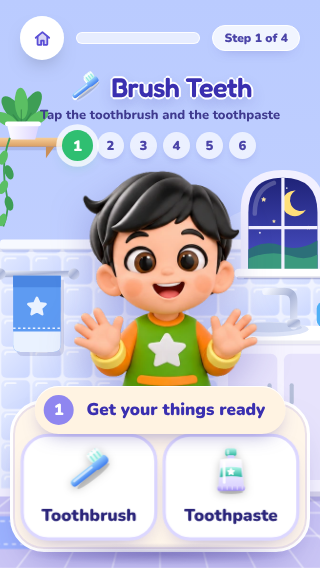
#> input picture s-1.png, 320 x 568 px
$ python clean-coloring.py ../s-1.png ../s-2.png ../s-2.png
#> lines starting #> are read from the running program, lines starting #| are printed output that depends on the picture; after the words box and inside, x2 and y2 are one past the last pixel; in counts of white or black regions, pixels touching at a corner belong together
# Clean a generated colouring page for the Meet Baby Mo colouring screen (www/mo-color.js).
#   python3 tools/clean-coloring.py <input.png|jpg> <pose-name> [<coloured-version.png|jpg>]
# → www/coloring/meet/<pose-name>.png : 1024×1024, pure black lines on pure white, small line gaps closed,
#   specks removed, so every shape fills cleanly with one tap. Then add <pose-name> to www/coloring/meet/pages.js.
import sys, numpy as np
from PIL import Image
from scipy import ndimage
src, pose = sys.argv[1], sys.argv[2]
guide = sys.argv[3] if len(sys.argv) > 3 else None
im = Image.open(src).convert('RGBA')
bg = Image.new('RGBA', im.size, (255, 255, 255, 255)); bg.alpha_composite(im)
#> after `bg = Image.new('RGBA', im.size, (255, 255, 255, 255))`: bg: PIL image 320x568 RGBA; every value is 255
g = np.array(bg.convert('L')).astype(float)
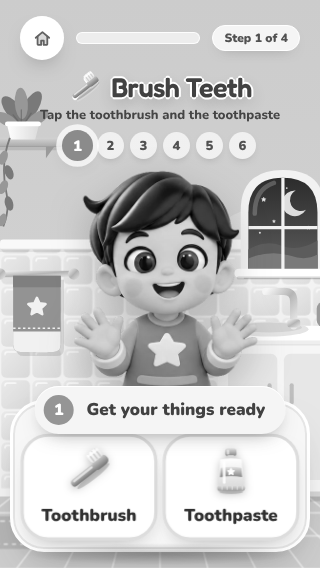
#> g: shape (568, 320) float64; min 1, max 255, mean 199.3
S = 1024; h, w = g.shape; k = S * .94 / max(h, w)               # keep a small white margin
#> after `h, w = g.shape`: h = 568; w = 320
#> after `k = S * 0.94 / max(h, w)`: k = 1.69
g = np.array(Image.fromarray(g.astype(np.uint8)).resize((int(w * k), int(h * k)), Image.LANCZOS)).astype(float)
#> g: shape (962, 542) float64
canvas = np.full((S, S), 255.0); y0, x0 = (S - g.shape[0]) // 2, (S - g.shape[1]) // 2
#> after `y0, x0 = ((S - g.shape[0]) // 2, (S - g.shape[1]) // 2)`: y0 = 31; x0 = 241
canvas[y0:y0 + g.shape[0], x0:x0 + g.shape[1]] = g
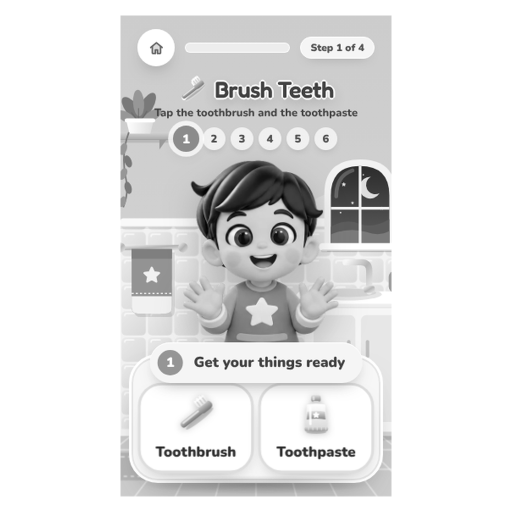
#> canvas: shape (1024, 1024) float64 (shown at 1/2 size); min 0, max 255, mean 227.3
line = canvas < 150
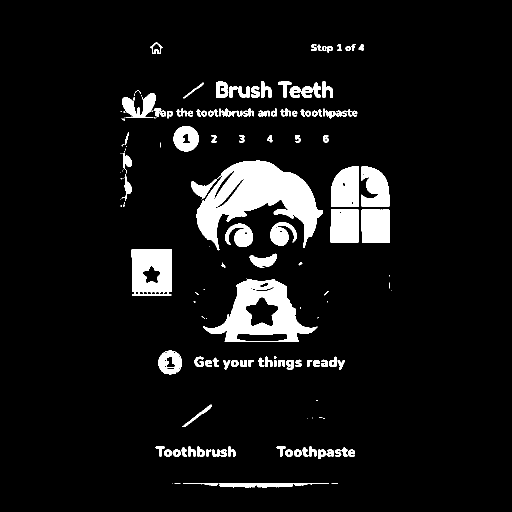
#> line: shape (1024, 1024) bool (shown at 1/2 size); 7.6% white; 169 white regions (57 under 20 px), largest, box (x1, y1, x2, y2) and area: (382, 321, 646, 501) 21687, (406, 558, 635, 684) 12218, (263, 498, 344, 591) 6379
line = ndimage.binary_closing(line, iterations=2)                 # close hairline gaps
#> line: shape (1024, 1024) bool; 8% white; 80 white regions (27 under 20 px), largest, box (x1, y1, x2, y2) and area: (382, 321, 646, 501) 21889, (406, 556, 635, 684) 12423, (263, 498, 344, 591) 6487
lab, n = ndimage.label(line); sz = ndimage.sum(line, lab, range(1, n + 1))
#> after `lab, n = ndimage.label(line)`:
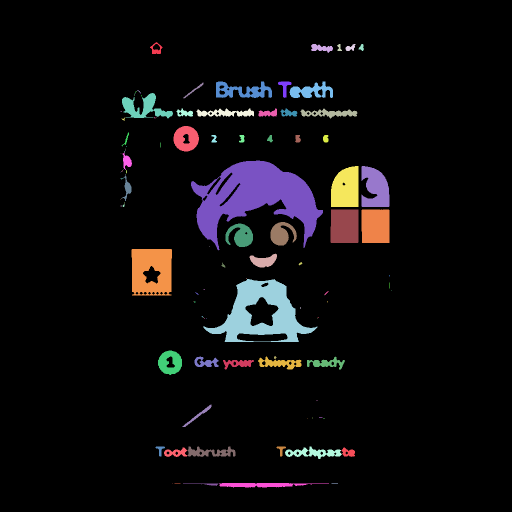
#> lab: shape (1024, 1024) int32 (shown at 1/2 size); 114 distinct labels, from 0 to 113; one colour per label, 0 black
#> after `lab, n = ndimage.label(line)`: n = 113
#> after `sz = ndimage.sum(line, lab, range(1, n + 1))`: sz = 113 values, max 21889 at index 41, min 1 at index 10, mean 743.7
line = np.isin(lab, [i + 1 for i, v in enumerate(sz) if v >= 60]) # drop specks
#> line: shape (1024, 1024) bool; 8% white; 46 white regions, largest, box (x1, y1, x2, y2) and area: (382, 321, 646, 501) 21889, (406, 558, 635, 684) 12421, (263, 498, 344, 591) 6487
out = np.where(line, 0, 255).astype(np.uint8)
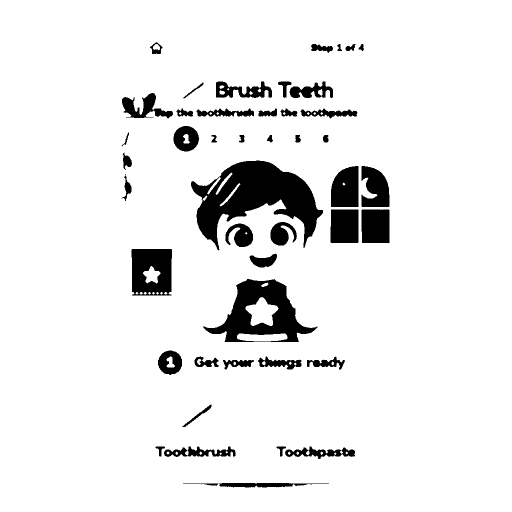
#> out: shape (1024, 1024) (shown at 1/2 size); 92% white; 46 black regions, largest, box (x1, y1, x2, y2) and area: (382, 321, 646, 501) 21889, (406, 558, 635, 684) 12421, (263, 498, 344, 591) 6487
Image.fromarray(out).save(f'www/coloring/meet/{pose}.png', optimize=True)
regions = ndimage.label(~line)[1]
#> regions = 51
print(pose, 'regions:', regions, '(aim for ~12–40; more is fiddly for a 2-year-old)')
#| ../s-2.png regions: 51 (aim for ~12–40; more is fiddly for a 2-year-old)

# the coloured version of the same page → <pose>-color.png, framed exactly like the line art,
# so the 🪄 magic crayon can paint every shape in Mo's real colours (add the pose to MO_COLOR_GUIDES too)
if guide:
    gi = Image.open(guide).convert('RGBA'); gb = Image.new('RGBA', gi.size, (255, 255, 255, 255)); gb.alpha_composite(gi)
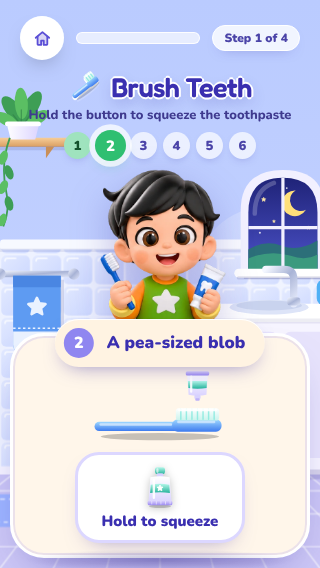
#> input picture s-2.png, 320 x 568 px
    gb = gb.convert('RGB').resize(im.size, Image.LANCZOS)            # same size as the line art before framing
#> gb is the input picture: PIL image 320x568 RGB; mean R, G, B 203.7, 207.5, 226.5
    gk = gb.resize((int(w * k), int(h * k)), Image.LANCZOS)
    gc = Image.new('RGB', (S, S), (255, 255, 255)); gc.paste(gk, (x0, y0))
#> after `gc = Image.new('RGB', (S, S), (255, 255, 255))`: gc: PIL image 1024x1024 RGB; every value is 255
#> after `gc.paste(gk, (x0, y0))`:
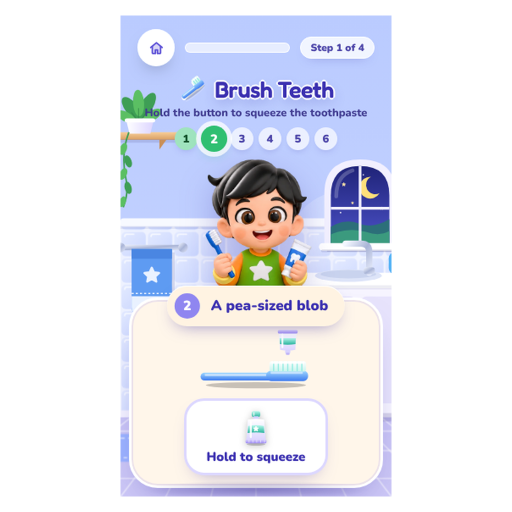
#> gc: PIL image 1024x1024 RGB (shown at 1/2 size); mean R, G, B 229.5, 231.3, 240.8
    gc.save(f'www/coloring/meet/{pose}-color.png', optimize=True)
    print(pose, 'coloured guide saved')
